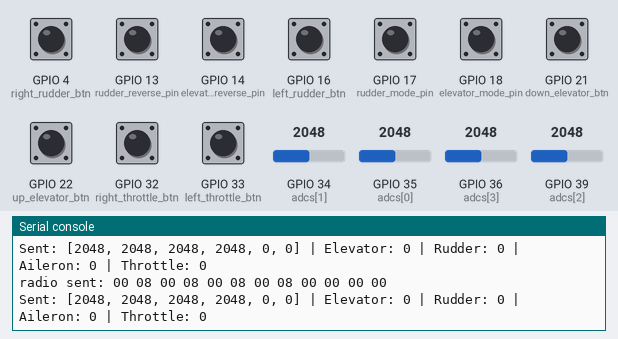
Bench run of a program on a simulated ESP32 board running MicroPython. On the bench: the last lines printed to the serial console. Inputs (shaded band) come from the test bench; at power-on: GPIO 4 (right_rudder_btn), GPIO 13 (rudder_reverse_pin), GPIO 14 (elevator_reverse_pin), GPIO 16 (left_rudder_btn), GPIO 17 (rudder_mode_pin), GPIO 18 (elevator_mode_pin), GPIO 21 (down_elevator_btn), GPIO 22 (up_elevator_btn), GPIO 32 (right_throttle_btn), GPIO 33 (left_throttle_btn) HIGH, GPIO 34 (adcs[1]) = 2048, GPIO 35 (adcs[0]) = 2048, GPIO 36 (adcs[3]) = 2048, GPIO 39 (adcs[2]) = 2048 (analog values on the 0–4095 scale). No radio messages arrive unless stated (any console line starting 'radio sent:' is added by the test bench).

Above: at 1.2 s.
1.3 s: GPIO 34 (adcs[1]) set to 2866
At 1.33 s:
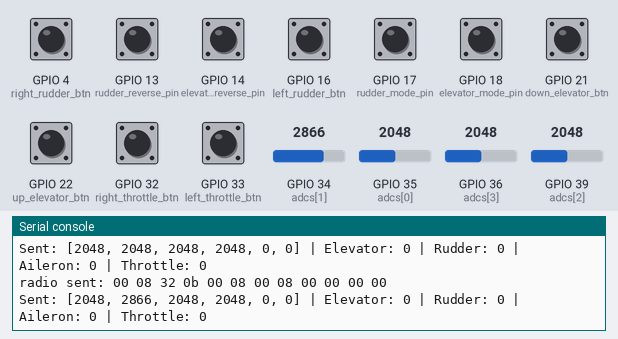
2.8 s: GPIO 35 (adcs[0]) set to 2866
At 2.81 s:
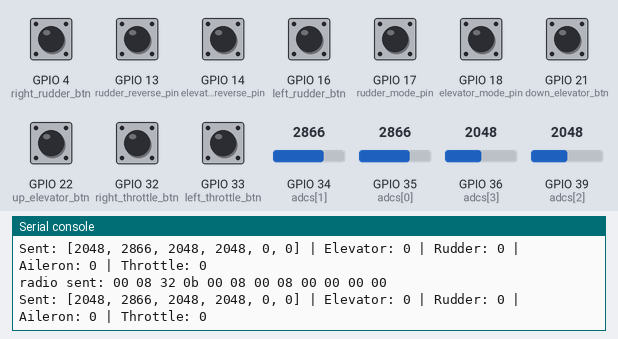
4.4 s: GPIO 36 (adcs[3]) set to 2866
At 4.45 s:
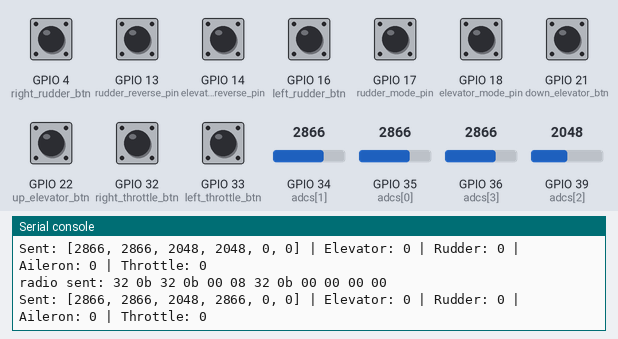
5.9 s: GPIO 39 (adcs[2]) set to 2866
At 5.92 s:
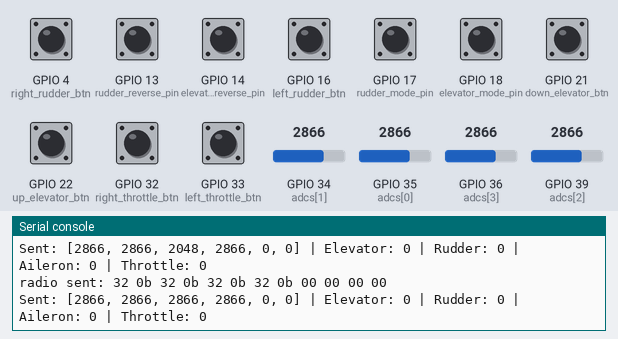
7.4 s: GPIO 4 (right_rudder_btn) pulled LOW for 0.15 s
At 7.45 s:
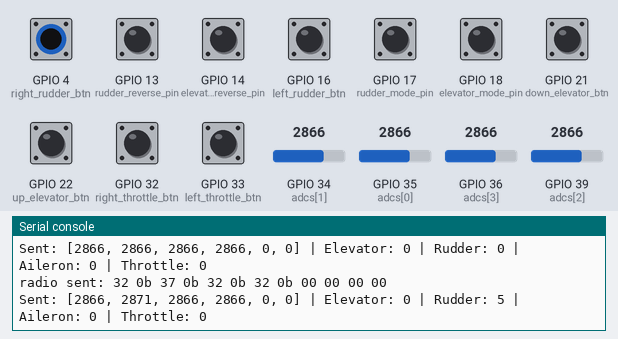
9.0 s: GPIO 13 (rudder_reverse_pin) pulled LOW for 0.15 s
At 9.04 s:
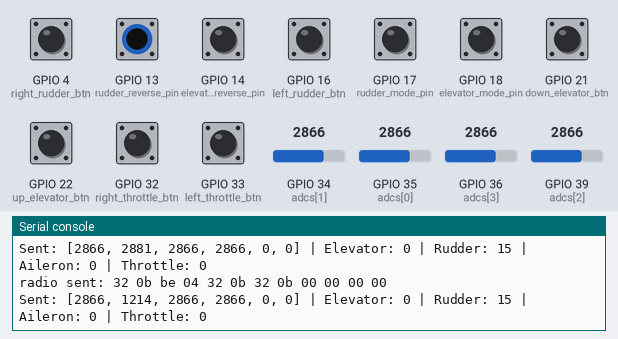
Timing chart, 0 to 11.6 s (numbered marks = the images above; inputs shaded):
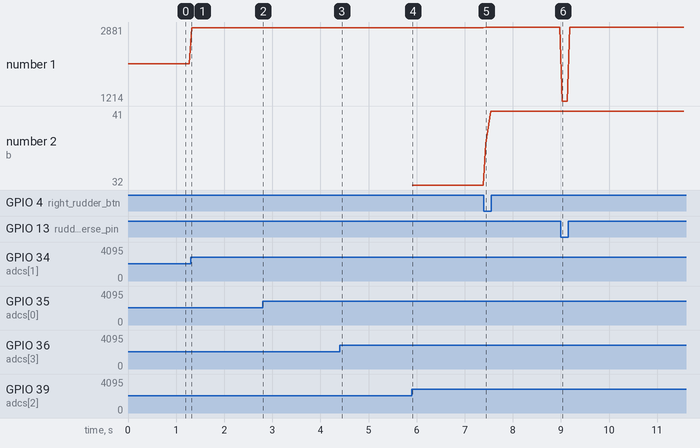

The program:

Tx_Code.py
```python
import machine, network, espnow, time, struct

# Wi-Fi in station mode (mandatory for ESP-NOW)
w0 = network.WLAN(network.STA_IF)
w0.active(True)
w0.disconnect()

# ESP-NOW initialization
e = espnow.ESPNow()
e.active(True)
peer = b'\xFF\xFF\xFF\xFF\xFF\xFF'   # Broadcast or replace with actual MAC
e.add_peer(peer)

# ADC pins mapped to flight controls
# pin35=Elevator, pin34=Rudder, pin32=Aileron, pin33=Throttle
adc_pins = [35, 34, 39, 36]          # [Elevator, Rudder, Aileron, Throttle]
adcs = [machine.ADC(machine.Pin(pin)) for pin in adc_pins]
for adc in adcs:
    adc.atten(machine.ADC.ATTN_11DB) # Full range (0–4095)

# Trim settings
TRIM_STEP = 5                        # Step size for trim adjustments
TRIM_MIN = -1000                     # Minimum trim value
TRIM_MAX = 1000                      # Maximum trim value

# Trim offsets for each control channel
elevator_trim = 0                    # ADC[0] - Pin 35
rudder_trim = 0                      # ADC[1] - Pin 34
aileron_trim = 0                     # ADC[2] - Pin 32
throttle_trim = 0                    # ADC[3] - Pin 33

# Trim buttons configuration (active LOW)
down_elevator_btn  = machine.Pin(21, machine.Pin.IN, machine.Pin.PULL_UP)    # Down elevator trim
up_elevator_btn    = machine.Pin(22, machine.Pin.IN, machine.Pin.PULL_UP)    # Up elevator trim

left_throttle_btn  = machine.Pin(33, machine.Pin.IN, machine.Pin.PULL_UP)    # Left throttle trim
right_throttle_btn = machine.Pin(32, machine.Pin.IN, machine.Pin.PULL_UP)    # Right throttle trim

# Rudder trim buttons
left_rudder_btn    = machine.Pin(16, machine.Pin.IN, machine.Pin.PULL_UP)   # Left rudder trim
right_rudder_btn   = machine.Pin(4, machine.Pin.IN, machine.Pin.PULL_UP)   # Right rudder trim


# Control pins for elevator reverse function
elevator_mode_pin    = machine.Pin(18, machine.Pin.IN, machine.Pin.PULL_UP)  # Mode selection

# Control pins for rudder reverse function
rudder_mode_pin    = machine.Pin(17, machine.Pin.IN, machine.Pin.PULL_UP)   # Mode selection


elevator_reverse_pin = machine.Pin(14, machine.Pin.IN, machine.Pin.PULL_UP)  # Reverse control

rudder_reverse_pin = machine.Pin(13,  machine.Pin.IN, machine.Pin.PULL_UP)   # Reverse control


while True:
    try:
        # --- Process trim button inputs ---
        # Elevator trim adjustments
        if not down_elevator_btn.value():
            elevator_trim = max(TRIM_MIN, elevator_trim - TRIM_STEP)
        if not up_elevator_btn.value():
            elevator_trim = min(TRIM_MAX, elevator_trim + TRIM_STEP)

        # Rudder trim adjustments
        if not left_rudder_btn.value():
            rudder_trim = max(TRIM_MIN, rudder_trim - TRIM_STEP)
        if not right_rudder_btn.value():
            rudder_trim = min(TRIM_MAX, rudder_trim + TRIM_STEP)

        # Throttle trim adjustments
        if not left_throttle_btn.value():
            throttle_trim = max(TRIM_MIN, throttle_trim - TRIM_STEP)
        if not right_throttle_btn.value():
            throttle_trim = min(TRIM_MAX, throttle_trim + TRIM_STEP)

        # --- Read and process control values ---
        values = [adc.read() for adc in adcs]                       # Read all ADC values

        # Apply trims and process elevator control
        values[0] = max(0, min(4095, values[0] + elevator_trim))    # Elevator (Pin 35)
        if elevator_mode_pin.value() and not elevator_reverse_pin.value():
            values[0] = 4095 - values[0]                            # Reverse elevator if enabled

        # Apply trims and process rudder control
        values[1] = max(0, min(4095, values[1] + rudder_trim))      # Rudder (Pin 34)
        if rudder_mode_pin.value() and not rudder_reverse_pin.value():
            values[1] = 4095 - values[1]                            # Reverse rudder if enabled

        # Apply remaining trims
        values[2] = max(0, min(4095, values[2] + aileron_trim))     # Aileron (Pin 32)
        values[3] = max(0, min(4095, values[3] + throttle_trim))    # Throttle (Pin 33)

        # --- Prepare and send data ---
        while len(values) < 6:                                      # Pad to 6 channels
            values.append(0)

        packed = struct.pack('6H', *values)                         # Pack values for transmission
        e.send(peer, packed)                                        # Send over ESP-NOW

        # --- Debug output ---
        print("Sent:", values, "| Elevator:", elevator_trim, "| Rudder:", rudder_trim,
              "| Aileron:", aileron_trim, "| Throttle:", throttle_trim)
        time.sleep(0.05)                                           # Control loop delay

    except KeyboardInterrupt:
        print("Program stopped")
        raise
```

Measured:
- after the input at 1.3 s, the serial console: prints a new line at once (image 1)
- after the input at 4.4 s, the serial console: prints a new line at once (image 3)
- after the input at 5.9 s, the serial console: prints a new line at once (image 4)
- after the input at 7.4 s, the serial console: prints a new line at once (image 5)
- after the input at 9.0 s, the serial console: prints a new line at once (image 6)
- plotted number 1: 2048 → 2866 after the input at 1.3 s, 2866 → 2881 after the input at 7.4 s
- plotted number 2: 32 → 41 after the input at 7.4 s
